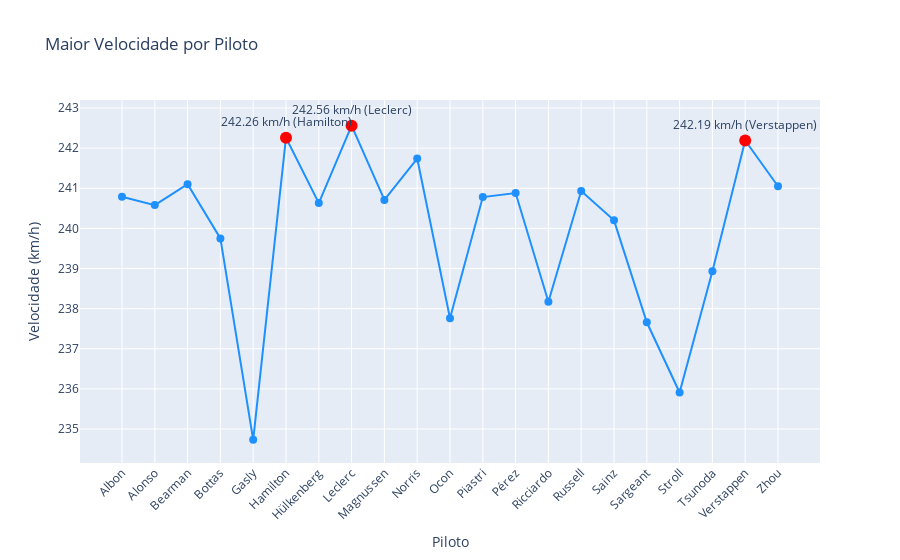

Notebook cell for this chart:
### Code cell
import pandas as pd
import plotly.graph_objects as go

# Supondo que dfAnalise seja seu DataFrame
df = pd.DataFrame(dfAnalise)

# Garantir que a coluna fastestLapSpeed seja numérica e remover valores não numéricos
df['fastestLapSpeed'] = pd.to_numeric(df['fastestLapSpeed'], errors='coerce')

# Encontrar a maior velocidade para cada piloto
max_speed_per_pilot = df.groupby('Piloto')['fastestLapSpeed'].max().reset_index()

# Criar o gráfico de linha
fig = go.Figure()

# Adicionar a linha para as velocidades dos pilotos
fig.add_trace(go.Scatter(
    x=max_speed_per_pilot['Piloto'],
    y=max_speed_per_pilot['fastestLapSpeed'],
    mode='lines+markers',
    marker=dict(size=8, color='dodgerblue'),
    line=dict(color='dodgerblue'),
    text=[f'{v:.2f} km/h' for v in max_speed_per_pilot['fastestLapSpeed']],
    textposition='top center'
))

# Encontrar os 3 pilotos com as maiores velocidades
top_3_speeds = max_speed_per_pilot.nlargest(3, 'fastestLapSpeed')

# Destacar os 3 pilotos com as maiores velocidades
fig.add_trace(go.Scatter(
    x=top_3_speeds['Piloto'],
    y=top_3_speeds['fastestLapSpeed'],
    mode='markers+text',
    marker=dict(size=12, color='red'),
    text=[f'{v:.2f} km/h ({p})' for v, p in zip(top_3_speeds['fastestLapSpeed'], top_3_speeds['Piloto'])],
    textposition='top center'
))

# Configurações do gráfico
fig.update_layout(
    title='Maior Velocidade por Piloto',
    xaxis_title='Piloto',
    yaxis_title='Velocidade (km/h)',
    xaxis=dict(tickangle=-45),
    showlegend=False
)

# Exibir o gráfico
fig.show()

### Figure 1 — Plotly figure (JSON) as saved in the notebook; plotly's stock layout.template omitted (floating-point values rounded to 4 significant figures)
{"data": [{"line": {"color": "dodgerblue"}, "marker": {"color": "dodgerblue", "size": 8}, "mode": "lines+markers", "text": ["240.79 km/h", "240.58 km/h", "241.10 km/h", "239.75 km/h", "234.73 km/h", "242.26 km/h", "240.63 km/h", "242.56 km/h", "240.71 km/h", "241.74 km/h", "237.76 km/h", "240.78 km/h", "240.88 km/h", "238.17 km/h", "240.93 km/h", "240.20 km/h", "237.66 km/h", "235.91 km/h", "238.93 km/h", "242.19 km/h", "241.05 km/h"], "textposition": "top center", "type": "scatter", "x": ["Albon", "Alonso", "Bearman", "Bottas", "Gasly", "Hamilton", "Hülkenberg", "Leclerc", "Magnussen", "Norris", "Ocon", "Piastri", "Pérez", "Ricciardo", "Russell", "Sainz", "Sargeant", "Stroll", "Tsunoda", "Verstappen", "Zhou"], "y": [240.8, 240.6, 241.1, 239.8, 234.7, 242.3, 240.6, 242.6, 240.7, 241.7, 237.8, 240.8, 240.9, 238.2, 240.9, 240.2, 237.7, 235.9, 238.9, 242.2, 241.1]}, {"marker": {"color": "red", "size": 12}, "mode": "markers+text", "text": ["242.56 km/h (Leclerc)", "242.26 km/h (Hamilton)", "242.19 km/h (Verstappen)"], "textposition": "top center", "type": "scatter", "x": ["Leclerc", "Hamilton", "Verstappen"], "y": [242.6, 242.3, 242.2]}], "layout": {"showlegend": false, "title": {"text": "Maior Velocidade por Piloto"}, "xaxis": {"tickangle": -45, "title": {"text": "Piloto"}}, "yaxis": {"title": {"text": "Velocidade (km/h)"}}}}
